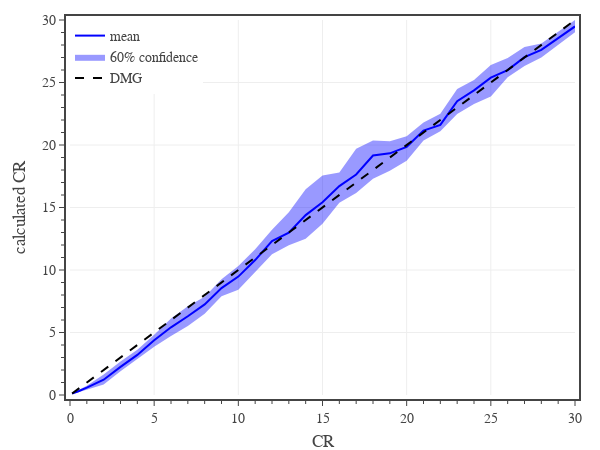

This figure's notebook cell:
### Code cell
# Fig. 2: calculated XP vs target XP
xCol = 'CR'
yCol = 'eCR'

conf = 0.6
#df1 = df0[df0['CR'].between(0,30)]
dfG = df1[[xCol,yCol]].groupby(xCol).mean().reset_index()
dfU = df1[[xCol,yCol]].groupby(xCol).quantile(0.5 + conf/2).reset_index()
dfL = df1[[xCol,yCol]].groupby(xCol).quantile(0.5 - conf/2).reset_index()

# create figure
fig = go.Figure(
    layout=go.Layout(
        template=tfb.FIG_TEMPLATE,
        margin=dict(l=70, r=25, b=55, t=20, pad=4),
        xaxis=dict(
            title_text='CR',
            range=[0,30],
            tick0=0, dtick=5,
            minor=dict(tick0=0, dtick=1),
        ),
        yaxis=dict(
            title_text='calculated CR',
            range=[0,30],
            tick0=0, dtick=5,
            minor=dict(tick0=0, dtick=1),
        ),
        legend=dict(
            xanchor='left', yanchor='top',
            x=0.00, y=1.00,
            orientation='v',
            tracegroupgap=0,
        )
    )
)

# plot monster confidence interval and average
fig.add_trace(go.Scatter(x=dfG[xCol], y=dfU[yCol], line_width=0, legendgroup='mean', showlegend=False, hoverinfo='skip'))
fig.add_trace(go.Scatter(x=dfG[xCol], y=dfL[yCol], line_width=0, name=f'{conf:.0%} confidence', legendgroup='mean', hoverinfo='skip', fill='tonexty', fillcolor='rgba(0, 0, 255, 0.4)'))
fig.add_trace(go.Scatter(
    x=dfG[xCol], y=dfG[yCol],
    mode='lines', 
    name='mean',
    legendgroup='mean', 
    line=dict(color='blue'),
    hovertemplate='<b>mean</b><br>' + 'CR %{x:,.0f}<br>' + 'Calc CR %{y:,.1f}<br>' + '<extra></extra>'
))

# plot reference line
fig.add_trace(go.Scatter(
    x=dfG[xCol], y=dfG[xCol],
    mode='lines', 
    name='DMG',
    line=dict(color='black', dash='dash'),
    hovertemplate='<b>DMG</b><br>' + 'CR %{x:,.0f}' + '<extra></extra>'
))

# show figure
fig.update_layout(width=600, height=450)
fig.show(config=tfb.FIG_CONFIG)

# save figures
if SAVEFIGS:
    fig.update_layout(autosize=True, width=None, height=None)
    tfb.save_fig_html(fig, format='large', name=f'./fig-xp-cr-vs-cr-large', selector={'name': 'none'})
    tfb.save_fig_html(fig, format='small', name=f'./fig-xp-cr-vs-cr-small', selector={'name': 'none'})

### Figure 1 — Plotly figure (JSON) as saved in the notebook; plotly's stock layout.template omitted (floating-point values rounded to 4 significant figures)
{"data": [{"hoverinfo": "skip", "legendgroup": "mean", "line": {"width": 0}, "showlegend": false, "type": "scatter", "x": [0.125, 0.25, 0.5, 1, 2, 3, 4, 5, 6, 7, 8, 9, 10, 11, 12, 13, 14, 15, 16, 17, 18, 19, 20, 21, 22, 23, 24, 25, 26, 27, 28, 30], "y": [0.1428, 0.2252, 0.3779, 0.7368, 1.642, 2.686, 3.61, 4.824, 6.117, 7.103, 7.864, 9.268, 10.33, 11.65, 13.21, 14.61, 16.46, 17.55, 17.81, 19.71, 20.37, 20.29, 20.7, 21.8, 22.5, 24.47, 25.19, 26.4, 26.97, 27.84, 28.11, 30]}, {"fill": "tonexty", "fillcolor": "rgba(0, 0, 255, 0.4)", "hoverinfo": "skip", "legendgroup": "mean", "line": {"width": 0}, "name": "60% confidence", "type": "scatter", "x": [0.125, 0.25, 0.5, 1, 2, 3, 4, 5, 6, 7, 8, 9, 10, 11, 12, 13, 14, 15, 16, 17, 18, 19, 20, 21, 22, 23, 24, 25, 26, 27, 28, 30], "y": [0.0822, 0.1588, 0.2271, 0.4511, 0.8482, 1.898, 2.88, 3.852, 4.713, 5.517, 6.5, 7.893, 8.425, 9.854, 11.26, 11.97, 12.51, 13.7, 15.39, 16.17, 17.3, 17.93, 18.73, 20.36, 21.1, 22.47, 23.29, 23.88, 25.43, 26.33, 26.99, 29.03]}, {"hovertemplate": "<b>mean</b><br>CR %{x:,.0f}<br>Calc CR %{y:,.1f}<br><extra></extra>", "legendgroup": "mean", "line": {"color": "blue"}, "mode": "lines", "name": "mean", "type": "scatter", "x": [0.125, 0.25, 0.5, 1, 2, 3, 4, 5, 6, 7, 8, 9, 10, 11, 12, 13, 14, 15, 16, 17, 18, 19, 20, 21, 22, 23, 24, 25, 26, 27, 28, 30], "y": [0.1124, 0.1918, 0.2973, 0.5877, 1.223, 2.25, 3.205, 4.374, 5.416, 6.298, 7.245, 8.55, 9.473, 10.79, 12.31, 12.99, 14.39, 15.41, 16.71, 17.64, 19.16, 19.33, 19.86, 21.15, 21.61, 23.51, 24.37, 25.39, 26.0, 27.03, 27.61, 29.48]}, {"hovertemplate": "<b>DMG</b><br>CR %{x:,.0f}<extra></extra>", "line": {"color": "black", "dash": "dash"}, "mode": "lines", "name": "DMG", "type": "scatter", "x": [0.125, 0.25, 0.5, 1, 2, 3, 4, 5, 6, 7, 8, 9, 10, 11, 12, 13, 14, 15, 16, 17, 18, 19, 20, 21, 22, 23, 24, 25, 26, 27, 28, 30], "y": [0.125, 0.25, 0.5, 1, 2, 3, 4, 5, 6, 7, 8, 9, 10, 11, 12, 13, 14, 15, 16, 17, 18, 19, 20, 21, 22, 23, 24, 25, 26, 27, 28, 30]}], "layout": {"height": 450, "legend": {"orientation": "v", "tracegroupgap": 0, "x": 0, "xanchor": "left", "y": 1, "yanchor": "top"}, "margin": {"b": 55, "l": 70, "pad": 4, "r": 25, "t": 20}, "width": 600, "xaxis": {"dtick": 5, "minor": {"dtick": 1, "tick0": 0}, "range": [0, 30], "tick0": 0, "title": {"text": "CR"}}, "yaxis": {"dtick": 5, "minor": {"dtick": 1, "tick0": 0}, "range": [0, 30], "tick0": 0, "title": {"text": "calculated CR"}}}}
